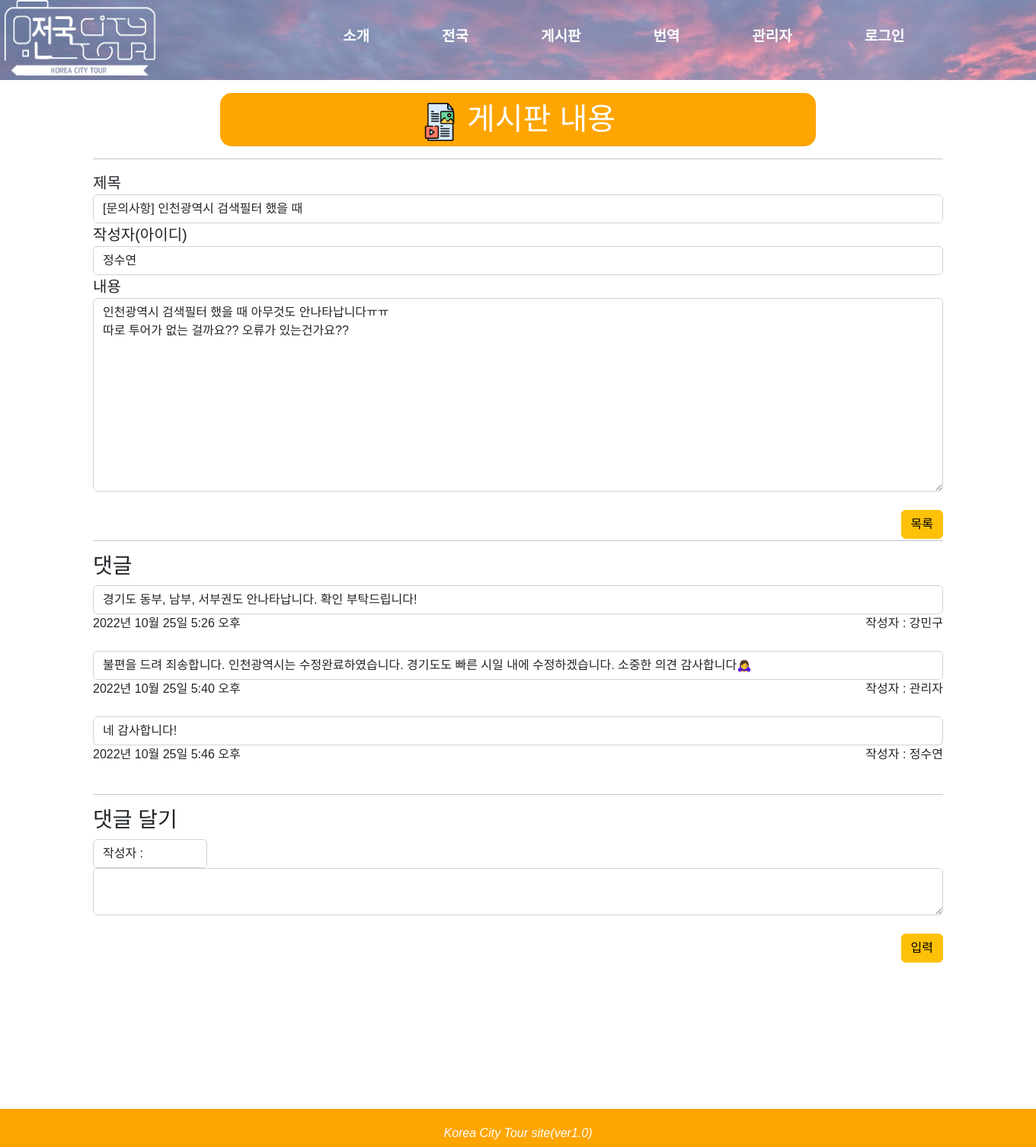
Page /board/board/15/ on the committed database.
### board/models.py (models this page shows, shortened)
class Notice1(models.Model):
    title = models.CharField(max_length=50)
    name = models.CharField(max_length=20)
    contents = models.TextField()
    time = models.DateTimeField(auto_now_add=True)

class Comment1(models.Model):
  post = models.ForeignKey(Notice1, on_delete=models.CASCADE, null=True)
  user = models.TextField()
  body = models.TextField()
  date = models.DateTimeField(auto_now_add=True)

### board/views.py (the view, shortened to what this page needs)
# urls.py: path('board/<int:pk>/', views.posting, name="posting"),
def posting(request, pk):
    post = Notice1.objects.get(id=pk)
    comments = Comment1.objects.filter(post=pk)
    return render(request, 'posting.html', {'post': post, 'comments':comments})

### board/templates/posting.html (shortened to what this page needs)
{% extends "base.html" %}
{% block head %}
    <link href="https://cdn.jsdelivr.net/npm/bootstrap@5.2.2/dist/css/bootstrap.min.css" rel="stylesheet">
{% endblock %}
{% block contents %}
<div class = "container">
        <div class = "page_title" style ="text-align : center">
            <h1 style = "text-align:center; color:white"><img src = "/static/images/posting.png" width = 50px height = 50px> 게시판 내용</h1><br>
        </div><hr>
            <div class="form-group">
                <label style="font-size:20px">제목</label>
                 <input type="text" value = "{{ post.title }}" class="form-control" name="title" id="title" readonly>
            </div>
            <div class="form-group">
                <label style="font-size:20px">작성자(아이디)</label>
                <input type="text" value = "{{ post.name }}" class="form-control" name="name" id="name" readonly>
            </div>
            <div class="form-group">
                <label style="font-size:20px">내용</label>
                <textarea class="form-control" rows="10" cols="50" readonly>{{post.contents}}</textarea>
            </div>
            <br>
            <button type="button" class="btn btn-warning" style="float: right;"><a href="/board/board/" style=color:black;">목록</a></button>
</div>
<div class="container">
    <br><hr>
    <h3>댓글</h3>
    {% for comment in comments %}
    <input type="text" value = "{{comment.body}}" class="form-control">
    {{comment.date}}
    <div style = "float:right">{{comment.user}}</div><br>
    <br>
    {% endfor %}
    <hr>
    <h3>댓글 달기</h3>
    <form method="POST">
        <input type="text" name="user" value = "작성자 : {{user.username}}" style="width:150px" class="form-control" readonly>
        <textarea class="form-control" rows="2" cols="50" name="body" required></textarea>
        <br><input type="submit" class="btn btn-warning" style="float: right" value="입력">
    </form>
</div>
  <div id = 'wrapper'>
    </div>
    <footer>
        <p><em>Korea City Tour site(ver1.0)</em></p>
    </footer>
{% endblock %}

### rows in the picture
Notice1: title "[문의사항] 인천광역시 검색필터 했을 때", name "정수연", contents "인천광역시 검색필터 했을 때 아무것도 안나타납니다ㅠㅠ 따로 투어가 없는 걸까요?? 오류가 있는건가요??"
Comment1: body "경기도 동부, 남부, 서부권도 안나타납니다. 확인 부탁드립니다!", date "2022년 10월 25일 5:26 오후", user "작성자 : 강민구"
Comment1: body "불편을 드려 죄송합니다. 인천광역시는 수정완료하였습니다. 경기도도 빠른 시일 내에 수정하겠습니다. 소중한 의견 감사합니다🙇‍♀️", date "2022년 10월 25일 5:40 오후", user "작성자 : 관리자"
Comment1: body "네 감사합니다!", date "2022년 10월 25일 5:46 오후", user "작성자 : 정수연"
